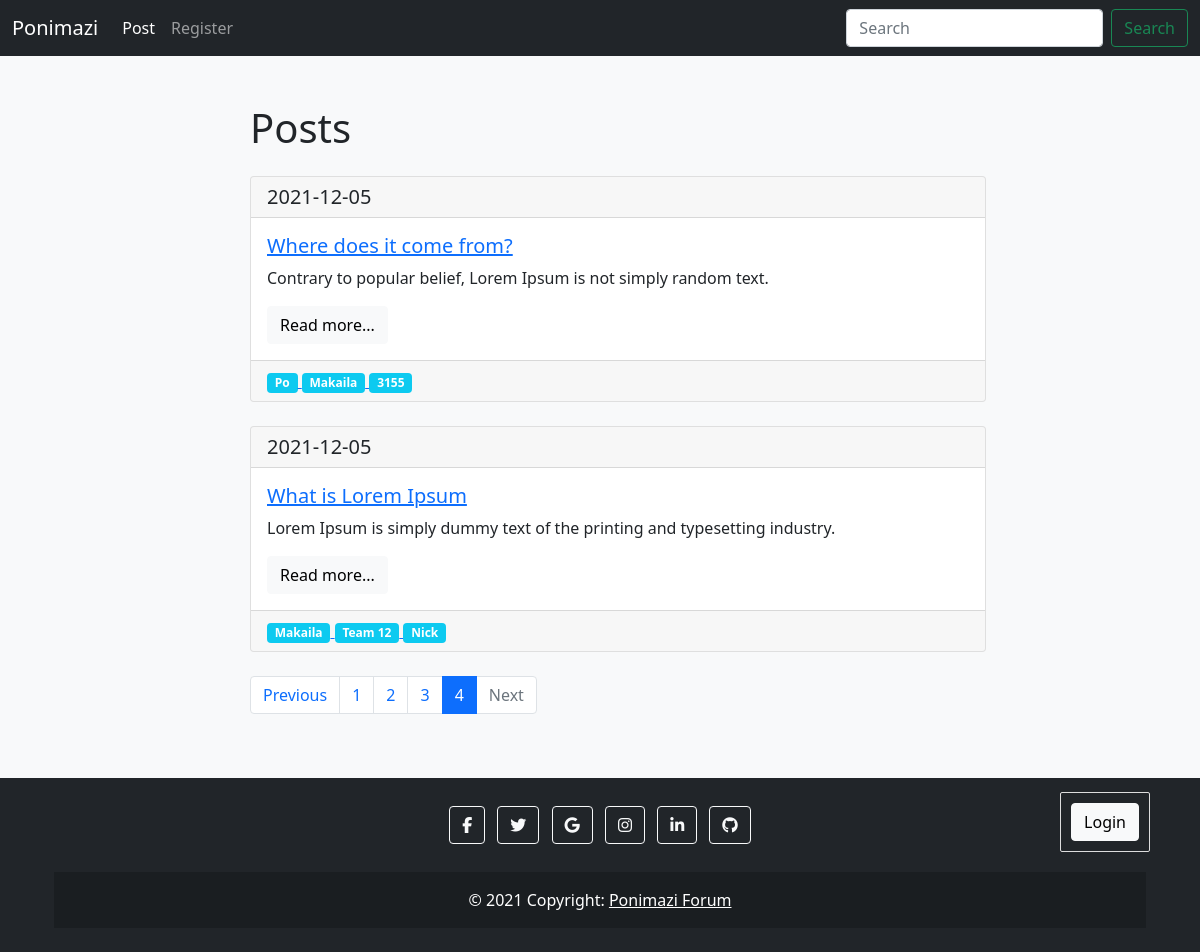
The page /list/?page=4 on the database its author committed.
### models.py (models this page shows, shortened)
class Post(db.Model):
    id = db.Column(db.Integer, primary_key=True)
    title = db.Column(db.String(100))
    slug = db.Column(db.String(100), unique=True)
    abstract = db.Column(db.String(150), nullable=True)
    body = db.Column(db.Text)
    created = db.Column(db.DateTime, default=datetime.now())
    tags = db.relationship('Tag', secondary=posts_tags, backref=db.backref('posts'), lazy='dynamic')

class Tag(db.Model):
    id = db.Column(db.Integer, primary_key=True)
    title = db.Column(db.String(100))
    slug = db.Column(db.String(100), unique=True)

### posts/blueprint.py (the view)
@posts.route('/')
def posts_list():
    search = request.args.get('search')
    if search:
        posts = Post.query.filter(Post.title.contains(search) | Post.body.contains(search) | Post.abstract.contains(search))
        flash('Search Found', category='success')
    else:
        posts = Post.query.order_by(Post.created.desc())
    page = request.args.get('page')
    if page and page.isdigit():
        page = int(page)
    else:
        page = 1
    pages = posts.paginate(page=page, per_page=2)
    return render_template('posts/posts.html', posts=posts, pages=pages)

### posts/templates/posts/posts.html (shortened to what this page needs)
{% extends 'base.html' %}
{% block content %}
    <h1>Posts</h1>
    {% for post in pages.items %}
        {% include 'posts/includes/card.html' %}
    {% endfor %}
    <nav aria-label="Page navigation example">
        <ul class="pagination">
            <li class="page-item {% if not pages.has_prev %} disabled {% endif %}"><a class="page-link" href="./?page={{ pages.prev_num }}">Previous</a></li>
            {% for page in pages.iter_pages() %}
                <li class="page-item {% if page == pages.page %} active {% endif %} "><a class="page-link" href="./?page={{ page }}">{{ page }}</a></li>
            {% endfor %}
            <li class="page-item {% if not pages.has_next %} disabled {% endif %}" ><a class="page-link" href="./?page={{ pages.next_num }}">Next</a></li>
        </ul>
    </nav>
{% endblock %}

### posts/templates/posts/includes/card.html
<div class="card mb-4 mt-4">
            <h5 class="card-header">{{ post.created.date() }}</h5>
            <div class="card-body">
                <h5 class="card-title">
                    <a href="{{ url_for('posts.post_detail', slug=post.slug) }}">{{ post.title }}</a>
                </h5>
                <p class="card-text">{{ post.abstract }}</p>
                <a href="{{ url_for('posts.post_detail', slug=post.slug) }}" class="btn btn-light">Read more...</a>
            </div>
            {% if post.tags.count() %}
                <div class="card-footer text-muted">
                    {% for tag in post.tags %}
                    <a href="{{ url_for('posts.tag_detail', slug=tag.slug) }}">
                        <span class="badge bg-info">
                            {{ tag.title }}
                        </span>
                    </a>
                    {% endfor %}
                </div>
            {% endif %}
        </div>

### static/css/styles.css (style rules this page uses)
body { min-height: 100vh; }

### rows shown on the page
Post: created "2021-12-05", title "Where does it come from?", abstract "Contrary to popular belief, Lorem Ipsum is not simply random text."
Tag: title "Po"
Tag: title "Makaila"
Tag: title "3155"
Post: created "2021-12-05", title "What is Lorem Ipsum", abstract "Lorem Ipsum is simply dummy text of the printing and typesetting industry."
Tag: title "Team 12"
Tag: title "Nick"

### other values the page prints
{{ page }} "1" "2" "3" "4"
